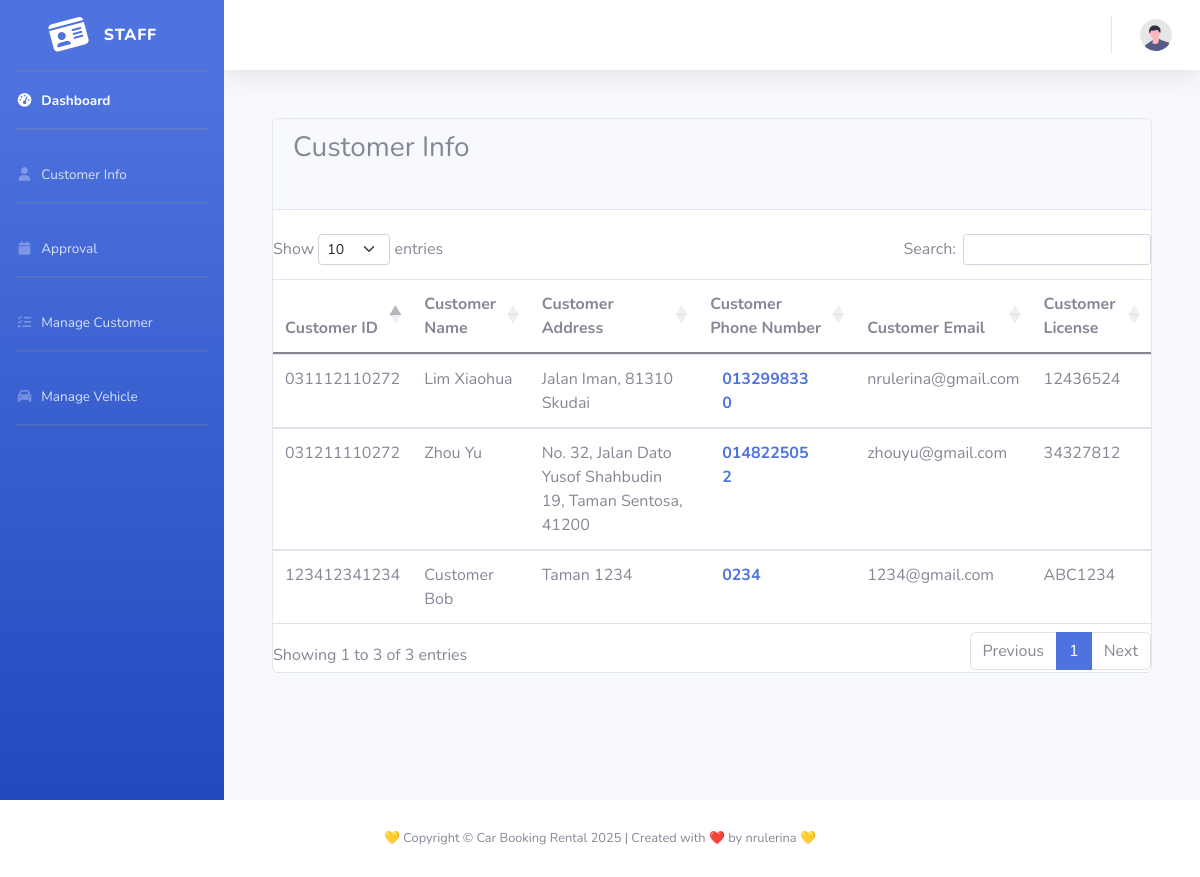
The page /rental/customer-info.php (signed in) on the database its author committed.
### tables this page shows
CREATE TABLE `tb_user` (
  `u_ic` varchar(15) NOT NULL,
  `u_pwd` varchar(255) NOT NULL,
  `u_name` varchar(100) NOT NULL,
  `u_phone` varchar(20) NOT NULL,
  `u_email` varchar(50) DEFAULT NULL,
  `u_add` varchar(200) NOT NULL,
  `u_lic` varchar(20) NOT NULL,
  `u_type` int(2) NOT NULL,
  `u_state` int(5) DEFAULT NULL
);

### rental/customer-info.php (the view, shortened to what this page needs)
<?php
include('dbconnect.php');
$sql = "SELECT * FROM tb_user WHERE u_type = 2";
$result = mysqli_query($con, $sql);
?>
<!DOCTYPE html>
<html lang="en">
<head>
  <link rel="stylesheet" href="https://maxcdn.bootstrapcdn.com/bootstrap/5.0.0/css/bootstrap.min.css">
  <link rel="stylesheet" href="https://cdn.datatables.net/1.10.25/css/dataTables.bootstrap5.min.css">
</head>
<body id="page-top">
  <div id="wrapper">
    <?php include 'sidebar2.php'; ?>
    <div id="content-wrapper" class="d-flex flex-column">
      <div id="content">
        <?php include 'topbar2.php'; ?>
        <div class="container-fluid">
          <div class="container">
            <br>
            <br>
            <div class="card card-position">
              <div class="card-header">
                <h3>Customer Info</h3><br>
              </div>
              <br>
              <table id="bookingTable" class="table table-hover">
                <thead>
                  <tr>
                    <th scope="col">Customer ID</th>
                    <th scope="col">Customer Name</th>
                    <th scope="col">Customer Address</th>
                    <th scope="col">Customer Phone Number</th>
                    <th scope="col">Customer Email</th>
                    <th scope="col">Customer License </th>
                  </tr>
                </thead>
                <tbody>
                  <?php
                  while ($row = mysqli_fetch_array($result)) {
                    echo "<tr>";
                    echo "<td>" . $row['u_ic'] . "</td>";
                    echo "<td>" . $row['u_name'] . "</td>";
                    echo "<td>" . $row['u_add'] . "</td>";
       echo "<td>
        <div class='col-sm-10'>
            <span class='font-weight-bold pt-3 mt-3'>
                <a href='https://wa.me/60" . substr($row['u_phone'], 1) . "?text=Hi,%20we%20are%20from%20CBS%20,%20car%20booking%20rental%20^^%20Nice%20to%20meet%20you!!' target='_blank'>0" . substr($row['u_phone'], 1) . "</a>
            </span>
        </div>
      </td>";
                    echo "<td>" . $row['u_email'] . "</td>";
                    echo "<td>" . $row['u_lic'] . "</td>";
                    echo "</tr>";
                  }
                  ?>
                </tbody>
              </table>
            </div>
          </div>
        </div>
      </div>
    </div>
  </div>
</body>
<?php
  include 'footer.php';
  ?>
</html>

### rows shown on the page
tb_user: u_ic "031112110272", u_name "Lim Xiaohua", u_add "Jalan Iman, 81310 Skudai", u_phone "132998330", u_email "nrulerina@gmail.com", u_lic "12436524"
tb_user: u_ic "031211110272", u_name "Zhou Yu", u_add "No. 32, Jalan Dato Yusof Shahbudin 19, Taman Sentosa, 41200", u_phone "148225052", u_email "zhouyu@gmail.com", u_lic "34327812"
tb_user: u_ic "123412341234", u_name "Customer Bob", u_add "Taman 1234", u_phone "234", u_email "1234@gmail.com", u_lic "ABC1234"
